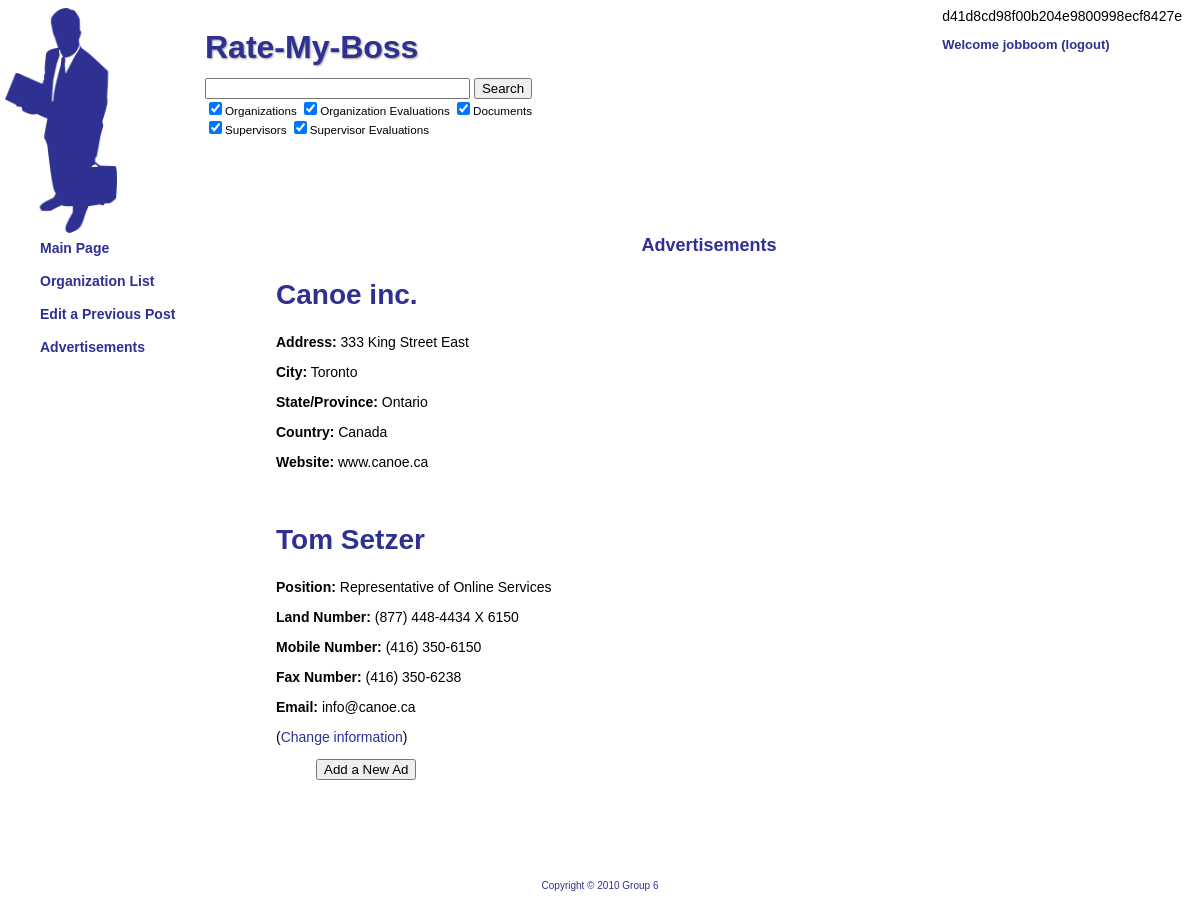
Screenshot of /index.php?page=advertisement (signed in) with the database file from the repository.
### tables this page shows
create table business
(
userId INT NOT NULL,
name VARCHAR(40) Not Null,
address VARCHAR(40),
city VARCHAR(40),
state VARCHAR(40),
country VARCHAR(40),
website VARCHAR(40) NOT NULL,
contactName VARCHAR(40) NOT NULL,
contactNumberLand VARCHAR(40),
contactNumberMobile VARCHAR(40),
contactNumberFax VARCHAR(40),
contactPosition VARCHAR(40),
contactEmail VARCHAR(40),
PRIMARY KEY (userId),
FOREIGN KEY (userId) REFERENCES user
);

### php/pages/advertisement.php (the view, shortened to what this page needs)
<?php
$query = sprintf("SELECT * FROM business WHERE userId=$userid");
$result = mysql_query($query);
if ($row = mysql_fetch_array($result)) {
	echo "
	<div class='main'>";
	echo "		<h1>Advertisements</h1>\n";
	echo "		<h2>$row[name]</h2>
		<p><strong>Address:</strong> $row[address] </p>
		<p><strong>City:</strong> $row[city] </p>
		<p><strong>State/Province:</strong> $row[state] </p>
		<p><strong>Country:</strong> $row[country] </p>
		<p><strong>Website:</strong> $row[website] </p> <br />
		";
	echo "		<h2>$row[contactName]</h2>
		<p><strong>Position:</strong> $row[contactPosition] </p>
		<p><strong>Land Number:</strong> $row[contactNumberLand] </p>
		<p><strong>Mobile Number:</strong> $row[contactNumberMobile] </p>
		<p><strong>Fax Number:</strong> $row[contactNumberFax] </p>
		<p><strong>Email:</strong> $row[contactEmail] </p>
		";
	echo "<p>(<a href='index.php?page=business'>Change information</a>)</p>";
	echo "		<ul>";
	echo "		<a href='index.php?page=adform'><button type='button'>Add a New Ad</button></a>\n";
	echo "
	</div>
	";
}
else {
	include "../php/pages/business.php";
}
?>

### www/style.css (style rules this page uses)
body { font-family: Helvetica, Arial, sans-serif; font-size: 14px; color: #000000; }
h1 { font-size: 18px; font-weight: bold; color: #2E3192; text-align: center; }
h2 { font-size: 2em; color: #2E3192; }
strong { font-weight: bold; }
a { color: #2E3192; text-decoration: none; }
.main { margin-top: 168px; margin-left: 268px; margin-right: 50px; }
ul { list-style: none; }

### rows the page displays
business: name "Canoe inc.", address "333 King Street East", city "Toronto", state "Ontario", country "Canada", website "www.canoe.ca", contactName "Tom Setzer", contactPosition "Representative of Online Services", contactNumberLand "(877) 448-4434 X 6150", contactNumberMobile "(416) 350-6150", contactNumberFax "(416) 350-6238", contactEmail "info@canoe.ca"

### other values shown
$password "d41d8cd98f00b204e9800998ecf8427e"
$_SESSION['username'] "jobboom"
